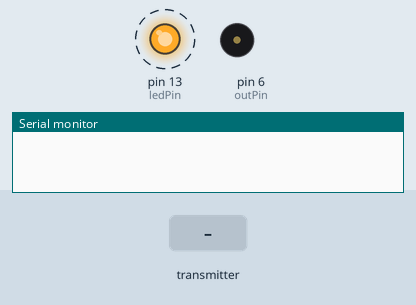
Recording of a sketch running on a simulated Arduino Uno, built with avr-gcc and run on an emulated ATmega328P. Parts: output pins drawn as LEDs (lit = HIGH), buzzer (waves = sounding), the last lines printed to the serial monitor. Dashed ring = blinking. Inputs (shaded band) come from the test bench. No radio packets arrive unless stated.

Above: at 0.86 s.
1.6 s: the transmitter starts sending msg.0 = 0
At 2.28 s:
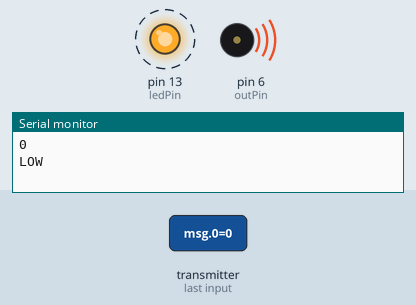
At 2.7 s:
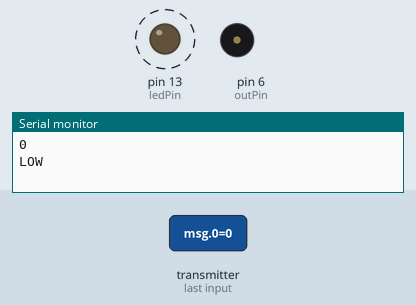
Timing chart, 0 to 11.1 s (numbered marks = the images above; inputs shaded):
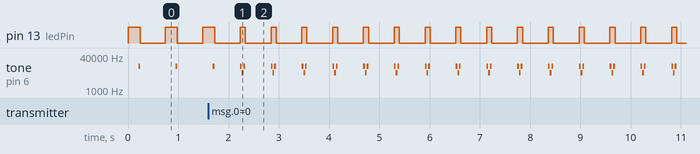

Measured:
- by itself, pin 13 (ledPin): alternates HIGH for 0.10 s and LOW for 0.51 s
- by itself, tone on pin 6 (outPin): repeats every 0.61 s: silent 0.51 s, 12919 Hz 0.03 s, 6459 Hz 0.03 s, 13350 Hz 0.03 s

The sketch:

ArduinoLoraDevice.ino
```cpp
/**
 *
 *
 *
 * Based in work by Wolf Paulus
 */

#include <SPI.h>
#include "nRF24L01.h"
#include "RF24.h"
int msg[1];
RF24 radio(7,8);
const uint64_t pipe = 0xE8E8F0F0E1LL;


unsigned int encodeAscii(char c);

const int ledPin = 13; // built-in LED
const int outPin = 6; // PWM Port OUT
const int inPin  = 0;  // Light Sensor IN

const char STX = '?';  // Start Token
const char ETX = '@';  // End Token

const unsigned int SAMPLE_RATE = 44100; // Hz
const int SAMPLES = 512 ; // Num of Samples (128,256,512,1024)
const int REPEAT = 3;     // prolong the signal
const int OFFSET = 60;    // 60 un-usable buckets on the spectrum's lower end

const double FREQ_RES = (double) SAMPLE_RATE / (double) SAMPLES; // 44100/512 = 86.13 freq per bucket
const int DURATION = (int) REPEAT * (1000 / FREQ_RES); // about 35ms
const int ENC_ETX = encodeAscii(ETX); // pre-calc for later use in loop

unsigned int frq[6]; // global frequency array, changes for every run

void setup() {
  pinMode(ledPin, OUTPUT);
  pinMode(outPin, OUTPUT);
  pinMode(inPin,  INPUT);
  Serial.begin(9600);  // debugging on

  radio.begin();
  radio.openReadingPipe(1,pipe);
  radio.startListening();
  //pinMode(LED1, OUTPUT);}
}

/**
 * Encode the given int value into an frequency array
 * Wrap the message into Start and End tags
 */
void encodeInt(int m) {
  char message[5];
  itoa(m,message,10);

  frq[0] = encodeAscii(STX);
  for (int i=0; i<5; i++) {
    if ('\0'==message[i]) { // replace '\0' marker w/ ETX
      frq[i+1] = encodeAscii(ETX);
      break;
    }
    frq[i+1] = encodeAscii(message[i]);
  }
}

/**
 * Encode a single character:
 * ACSCII range is about 45 .. 100
 * Unusable range is 60, therefore
 * ((5 * (c-45) + 60) * FREQ_RES)
 */
unsigned int encodeAscii(char c) {
  return (unsigned int) ((5 * (c-45) + OFFSET) * FREQ_RES);
}

void loop() {

  if (radio.available()){
   while (radio.available()){
     radio.read(msg, 1);
     Serial.println(msg[0]);
     encodeInt(msg[0]);
     if (msg[0] == 111){
     delay(10);
     //digitalWrite(LED1, HIGH);
     Serial.println("high");
     }
     else {
     //digitalWrite(LED1, LOW);
     Serial.println("LOW");}
     delay(10);
     }
     }

  digitalWrite(ledPin, HIGH);

  int i=0;
  do { // loop through the frequency array
    tone(outPin, frq[i]);
    delay(DURATION);
    noTone(outPin);
  } while (frq[i++]!=ENC_ETX);

  digitalWrite(ledPin, LOW);
  delay(500);
}
```
